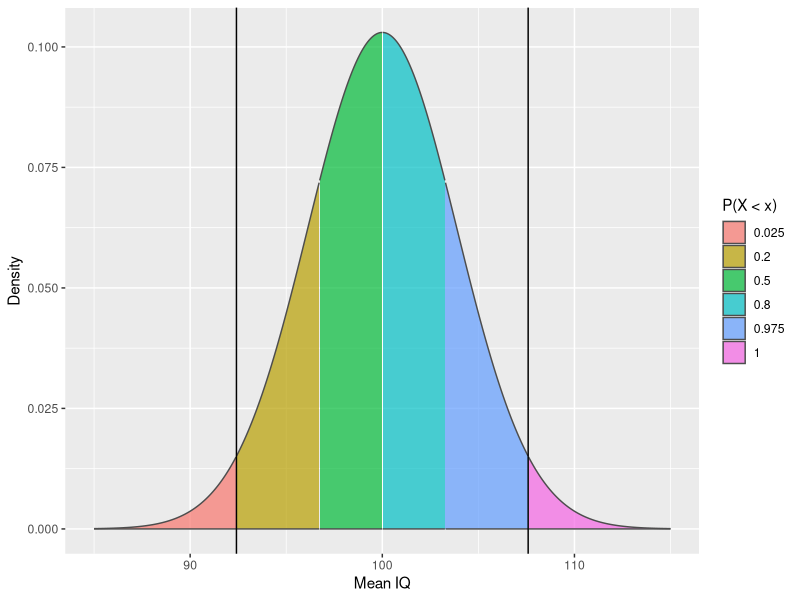
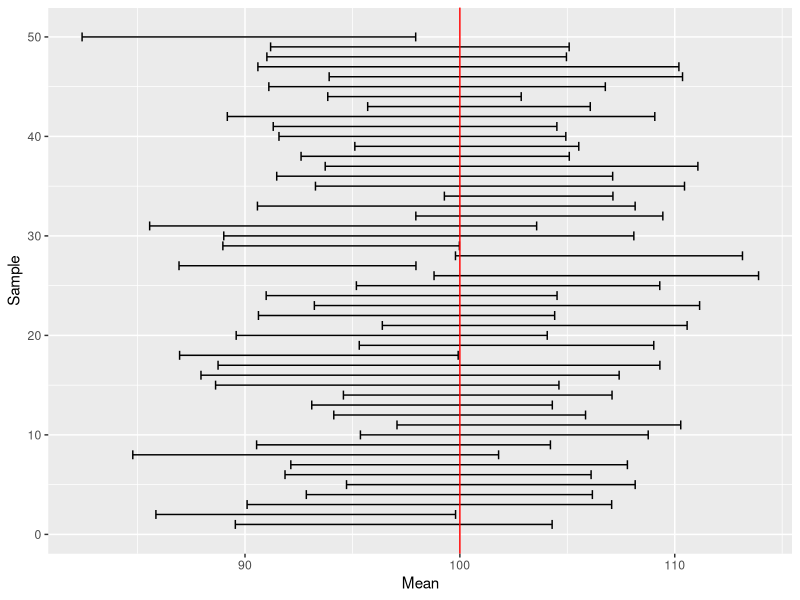
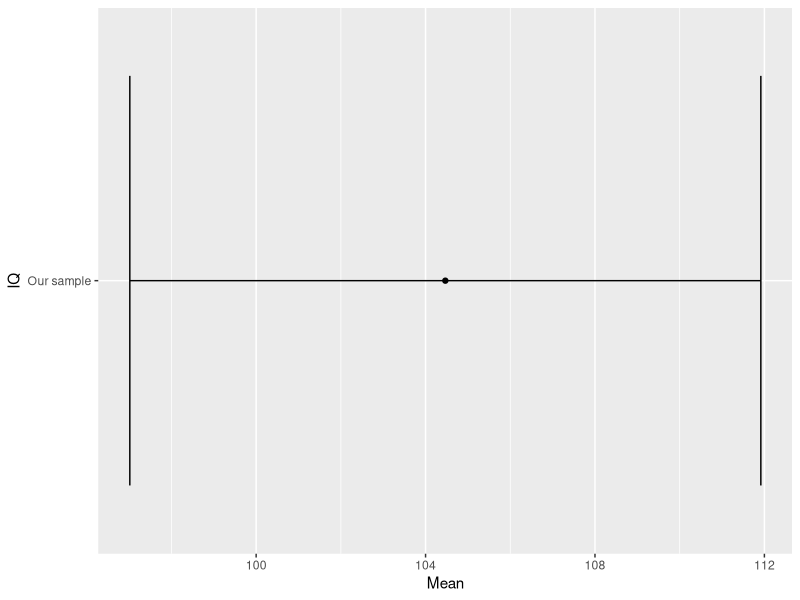
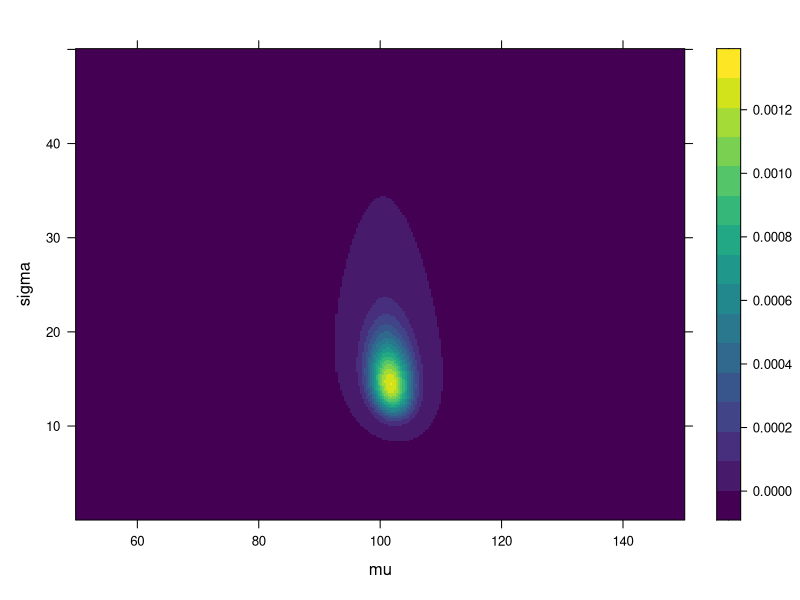
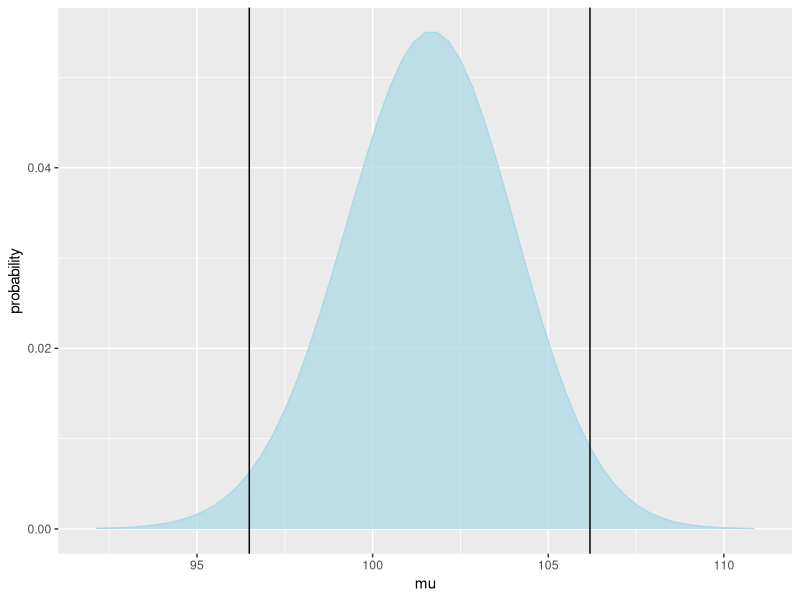
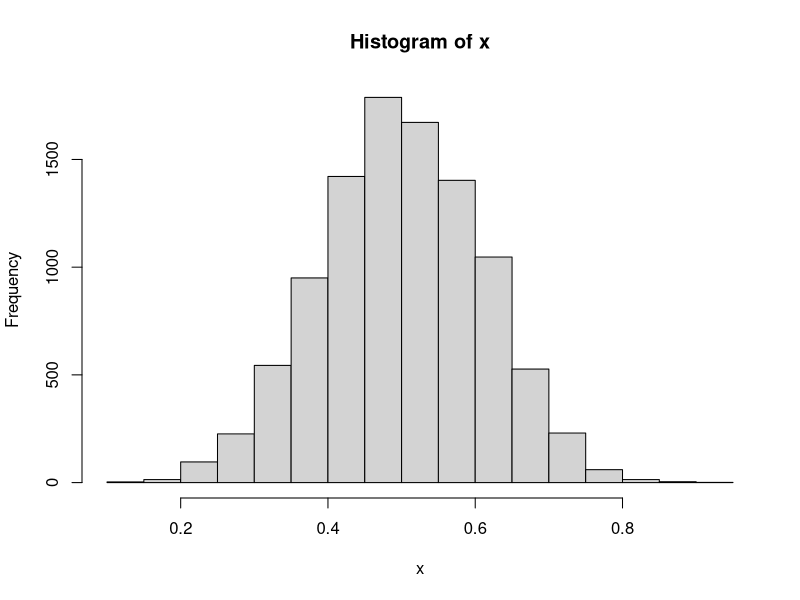
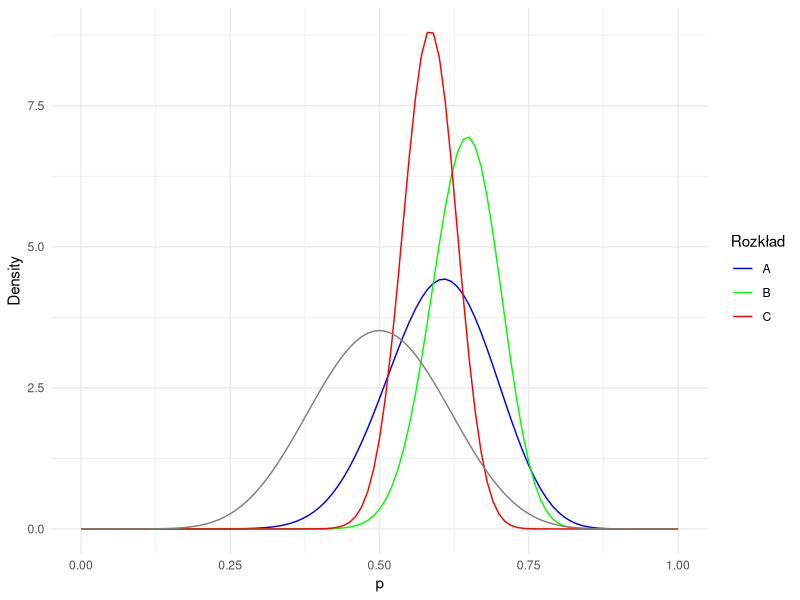
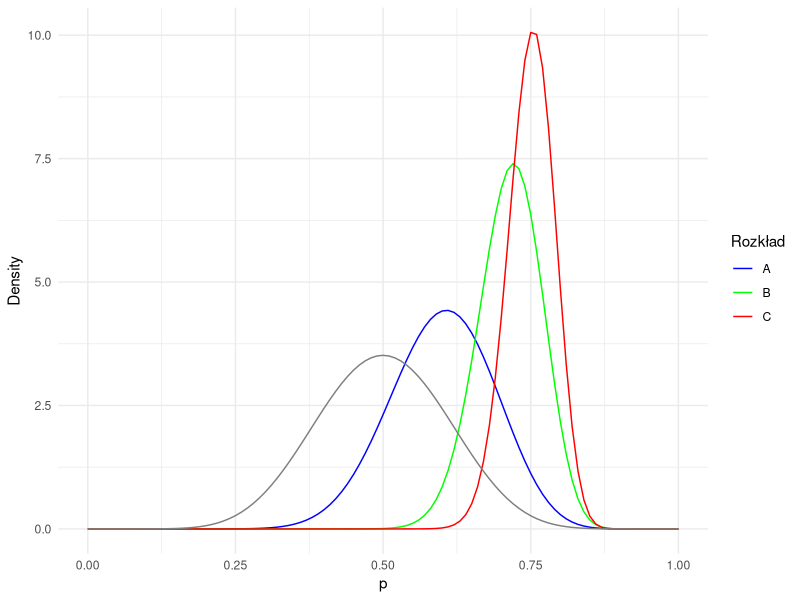

The R source for these figures, in order:
## ---- chunk 1
library(tidyverse)
breaks <- qnorm(c(0, .025, .2, .5, .8, .975, 1),100, 15/sqrt(15))
ggplot(data.frame(x = c(85, 115)), aes(x)) +
scale_fill_brewer("x") +
stat_function(fun = dnorm,n = 1000, args = list(mean = 100, sd = 15/sqrt(15)),geom = "area",
  colour = "gray30", alpha = 0.7, aes(fill = after_stat(x) |> cut(!!breaks),
  group = after_scale(fill))) +
  geom_vline(xintercept = c(100 - 15/sqrt(15)*qnorm(.975), 100 + 15/sqrt(15)*qnorm(.975))) +
  labs(x = "Mean IQ", y = "Density") +
  scale_fill_discrete(name = "P(X < x)", labels = c('0.025', '0.2', '0.5', '0.8',              '0.975','1'))
## ---- chunk 2
set.seed(999)
data <- data.frame()

for(i in 1:50) {
  sample <- rnorm(15, 100, 15)
  data <- rbind(data,data.frame(Mean = mean(sample), se = sd(sample)/sqrt(15)))
}

data$Sample <-1:50

ggplot(data, aes(x = Sample, y = Mean)) +       
  geom_errorbar(aes(ymin = Mean - se*qnorm(.975), ymax = Mean + se*qnorm(.975))) +
  coord_flip() +
  geom_hline(yintercept = 100, colour = "red" )

## ---- chunk 3
iq <- c(87, 112, 83, 95, 106,105, 123, 107, 103, 98, 137, 114, 90, 90, 117)
data <- data.frame(IQ = "Our sample", Mean = mean(iq), se = sd(iq)/sqrt(length(iq)))
ggplot(data, aes(x = IQ, y = Mean)) +        
  geom_point() +
  geom_errorbar(aes(ymin = Mean - se*qnorm(.975), ymax = Mean + se*qnorm(.975))) +
  coord_flip()

## ---- chunk 4
dnorm(6,4,2)
## ---- chunk 5
# Dane z naszej próby
iq <- c(87, 112, 83, 95, 106,105, 123, 107, 103, 98, 137, 114, 90, 90, 117)

# To są nasze parametry czyli możliwe wartości parametrów mu i sigma. 
# Ponieważ jest to proste przybliżenie numeryczne, ograniczamy możliwe wartości średniej 
# między 50 a 150, dla otchylenia standardowego między 0.1 a 50.
pars <- expand.grid(mu = seq(50, 150, length.out = 300), 
                    sigma = seq(0.1, 50, length.out = 300))

# Liczymy marginalne rozkłady a priori.
pars$mu_prior <- dnorm(pars$mu, mean = 100, sd = 3)
pars$sigma_prior <- dunif(pars$sigma, min = 0.1, max = 50)

# By uzyskać łączne prawdopodobieństwo a priori mnożymy je przez siebie.  
pars$prior <- pars$mu_prior * pars$sigma_prior

# Obliczamy wiarygodność 
for(i in 1:nrow(pars)) {
  # Prawdopodobieństwo wylosowania danej obserwacji z rozkładu normalnego o parametrach mu i sigma.
  likelihoods <- dnorm(iq, pars$mu[i], pars$sigma[i])
  # Mnożymy by uzyskać wiarygodność
  pars$likelihood[i] <- prod(likelihoods)
}
# Mnożymy wiarygodność przez prawdopdobieństwo a priori. 
pars$probability <- pars$likelihood * pars$prior

#Otrzymaną wartość dzielimy przez P(y). 
pars$probability <- pars$probability/sum(pars$probability)

# Voilà, mamy nasz rozkład prawdopodobieństwa P(mu, sigma| y)
library(lattice)
library(viridisLite)
coul <-  viridis(1000)
levelplot(probability ~ mu * sigma, data = pars, col.regions = coul)

## ---- chunk 6
mu = pars %>% group_by(mu) %>% summarise(probability = sum(probability))
cs = cumsum(mu$probability)
boundary_1 = mu$mu[which(cs < 0.025)[length(which(cs < 0.025))]]
boundary_2 = mu$mu[which(cs >= 0.975)[1]]
ggplot(mu, aes(x = mu,y = probability))+
  geom_line(colour = 'light blue') +
  xlim(92,111) +
  geom_area(alpha = 0.75, fill = 'light blue') +
  geom_vline(xintercept = c(boundary_1, boundary_2))


## ---- chunk 7
set.seed(123)
x = rbeta(10000,10,10)
hist(x)
## ---- chunk 8
fit <- function(pars,x) {-sum(log(dbeta(x,pars[1],pars[2])))}
start <- c(1,1)
names(start) <-c('a','b')
recov <- nlminb(start, fit, x = x, lower = -Inf, upper = Inf)
round(recov$par, 2)

## ---- chunk 9

library(tidyverse)
fun.1 = function(x){dbeta(x,17.95, 11.96)}
fun.2 = function(x){dbeta(x,44.95, 24.96)}
fun.3 = function(x){dbeta(x,69.95, 49.96)}
fun.4 = function(x){dbeta(x,9.95, 9.96)}
colors <- c("A" = "blue", "B" = "green", "C" = "red", "a priori" = "black")

ggplot(data = data.frame(x = 0), mapping = aes(x = x)) + 
  stat_function(fun = fun.1, aes(color = "A")) + 
  stat_function(fun = fun.2, aes(color = "B")) +
  stat_function(fun = fun.3, aes(color = "C")) +
  stat_function(fun = fun.4, aes(color = "A priori")) +
  xlab("p") + ylab("Density") + labs(color = "Legend") + 
  scale_colour_manual("Rozkład", values = colors) + 
  xlim(0,1) +
  theme_minimal()

## ---- chunk 10
library(tidyverse)
fun.1 = function(x){dbeta(x,17.95, 11.96)}
fun.2 = function(x){dbeta(x,49.95, 19.96)}
fun.3 = function(x){dbeta(x,89.95, 29.96)}
fun.4 = function(x){dbeta(x,9.95, 9.96)}
colors <- c("A" = "blue", "B" = "green", "C" = "red", "a priori" = "black")

ggplot(data = data.frame(x = 0), mapping = aes(x = x)) + 
  stat_function(fun = fun.1, aes(color = "A")) + 
  stat_function(fun = fun.2, aes(color = "B")) +
  stat_function(fun = fun.3, aes(color = "C")) +
  stat_function(fun = fun.4, aes(color = "A priori")) +
  xlab("p") + ylab("Density") + labs(color = "Legend") + 
  scale_colour_manual("Rozkład", values = colors) + 
  xlim(0,1) +
  theme_minimal()
